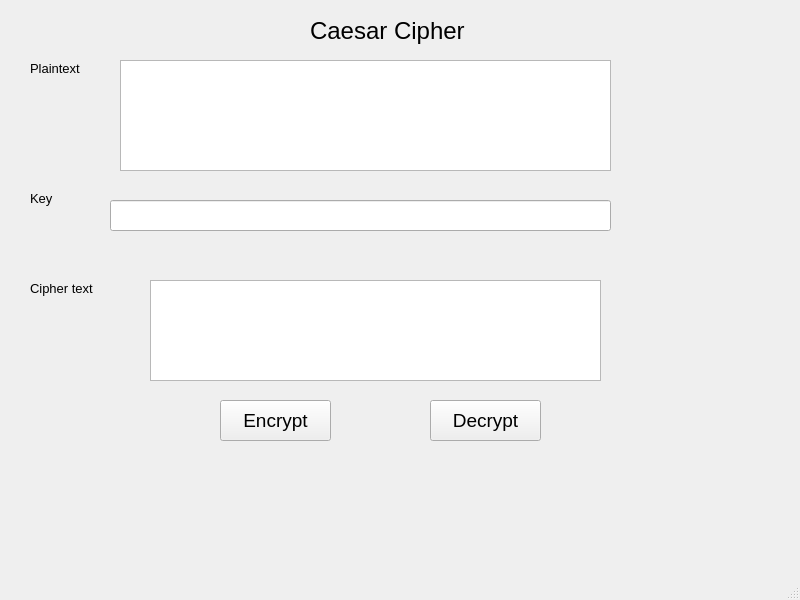
<?xml version="1.0" encoding="UTF-8"?>
<ui version="4.0">
 <class>MainWindow</class>
 <widget class="QMainWindow" name="MainWindow">
  <property name="geometry">
   <rect>
    <x>0</x>
    <y>0</y>
    <width>800</width>
    <height>600</height>
   </rect>
  </property>
  <property name="windowTitle">
   <string>MainWindow</string>
  </property>
  <widget class="QWidget" name="centralwidget">
   <widget class="QPushButton" name="btnEncrypt">
    <property name="geometry">
     <rect>
      <x>220</x>
      <y>400</y>
      <width>111</width>
      <height>41</height>
     </rect>
    </property>
    <property name="font">
     <font>
      <pointsize>14</pointsize>
     </font>
    </property>
    <property name="text">
     <string>Encrypt</string>
    </property>
   </widget>
   <widget class="QPushButton" name="btnDecrypt">
    <property name="geometry">
     <rect>
      <x>430</x>
      <y>400</y>
      <width>111</width>
      <height>41</height>
     </rect>
    </property>
    <property name="font">
     <font>
      <pointsize>14</pointsize>
     </font>
    </property>
    <property name="text">
     <string>Decrypt</string>
    </property>
   </widget>
   <widget class="QLabel" name="label">
    <property name="geometry">
     <rect>
      <x>30</x>
      <y>60</y>
      <width>71</width>
      <height>16</height>
     </rect>
    </property>
    <property name="minimumSize">
     <size>
      <width>0</width>
      <height>16</height>
     </size>
    </property>
    <property name="font">
     <font>
      <pointsize>10</pointsize>
     </font>
    </property>
    <property name="text">
     <string>Plaintext</string>
    </property>
   </widget>
   <widget class="QLabel" name="label_2">
    <property name="geometry">
     <rect>
      <x>310</x>
      <y>10</y>
      <width>201</width>
      <height>41</height>
     </rect>
    </property>
    <property name="font">
     <font>
      <pointsize>18</pointsize>
     </font>
    </property>
    <property name="text">
     <string>Caesar Cipher</string>
    </property>
   </widget>
   <widget class="QLabel" name="label_3">
    <property name="geometry">
     <rect>
      <x>30</x>
      <y>190</y>
      <width>71</width>
      <height>16</height>
     </rect>
    </property>
    <property name="minimumSize">
     <size>
      <width>0</width>
      <height>16</height>
     </size>
    </property>
    <property name="font">
     <font>
      <pointsize>10</pointsize>
     </font>
    </property>
    <property name="text">
     <string>Key</string>
    </property>
   </widget>
   <widget class="QLabel" name="label_4">
    <property name="geometry">
     <rect>
      <x>30</x>
      <y>280</y>
      <width>91</width>
      <height>16</height>
     </rect>
    </property>
    <property name="minimumSize">
     <size>
      <width>0</width>
      <height>16</height>
     </size>
    </property>
    <property name="font">
     <font>
      <pointsize>10</pointsize>
     </font>
    </property>
    <property name="text">
     <string>Cipher text</string>
    </property>
   </widget>
   <widget class="QTextEdit" name="textEdit">
    <property name="geometry">
     <rect>
      <x>120</x>
      <y>60</y>
      <width>491</width>
      <height>111</height>
     </rect>
    </property>
   </widget>
   <widget class="QLineEdit" name="txt_key">
    <property name="geometry">
     <rect>
      <x>110</x>
      <y>200</y>
      <width>501</width>
      <height>31</height>
     </rect>
    </property>
   </widget>
   <widget class="QTextEdit" name="txt_cipher">
    <property name="geometry">
     <rect>
      <x>150</x>
      <y>280</y>
      <width>451</width>
      <height>101</height>
     </rect>
    </property>
   </widget>
  </widget>
  <widget class="QMenuBar" name="menubar">
   <property name="geometry">
    <rect>
     <x>0</x>
     <y>0</y>
     <width>800</width>
     <height>26</height>
    </rect>
   </property>
  </widget>
  <widget class="QStatusBar" name="statusbar"/>
 </widget>
 <resources/>
 <connections/>
</ui>
